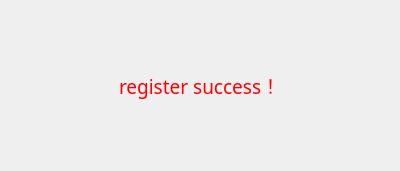
<?xml version="1.0" encoding="UTF-8"?>
<ui version="4.0">
 <class>Info</class>
 <widget class="QWidget" name="Info">
  <property name="geometry">
   <rect>
    <x>0</x>
    <y>0</y>
    <width>400</width>
    <height>171</height>
   </rect>
  </property>
  <property name="font">
   <font>
    <family>Andalus</family>
    <pointsize>6</pointsize>
    <weight>50</weight>
    <bold>false</bold>
   </font>
  </property>
  <property name="windowTitle">
   <string>Form</string>
  </property>
  <property name="styleSheet">
   <string notr="true">color: rgb(85, 0, 255);</string>
  </property>
  <layout class="QGridLayout" name="gridLayout">
   <item row="0" column="1">
    <spacer name="verticalSpacer">
     <property name="orientation">
      <enum>Qt::Vertical</enum>
     </property>
     <property name="sizeHint" stdset="0">
      <size>
       <width>20</width>
       <height>47</height>
      </size>
     </property>
    </spacer>
   </item>
   <item row="1" column="0">
    <spacer name="horizontalSpacer">
     <property name="orientation">
      <enum>Qt::Horizontal</enum>
     </property>
     <property name="sizeHint" stdset="0">
      <size>
       <width>111</width>
       <height>20</height>
      </size>
     </property>
    </spacer>
   </item>
   <item row="1" column="1">
    <widget class="QLabel" name="label">
     <property name="font">
      <font>
       <family>Andalus</family>
       <pointsize>14</pointsize>
       <weight>50</weight>
       <bold>false</bold>
      </font>
     </property>
     <property name="styleSheet">
      <string notr="true">color: rgb(85, 0, 255);
color: rgb(255, 0, 0);</string>
     </property>
     <property name="text">
      <string>register success！</string>
     </property>
    </widget>
   </item>
   <item row="1" column="2">
    <spacer name="horizontalSpacer_2">
     <property name="orientation">
      <enum>Qt::Horizontal</enum>
     </property>
     <property name="sizeHint" stdset="0">
      <size>
       <width>111</width>
       <height>20</height>
      </size>
     </property>
    </spacer>
   </item>
   <item row="2" column="1">
    <spacer name="verticalSpacer_2">
     <property name="orientation">
      <enum>Qt::Vertical</enum>
     </property>
     <property name="sizeHint" stdset="0">
      <size>
       <width>20</width>
       <height>58</height>
      </size>
     </property>
    </spacer>
   </item>
  </layout>
 </widget>
 <resources/>
 <connections/>
</ui>
